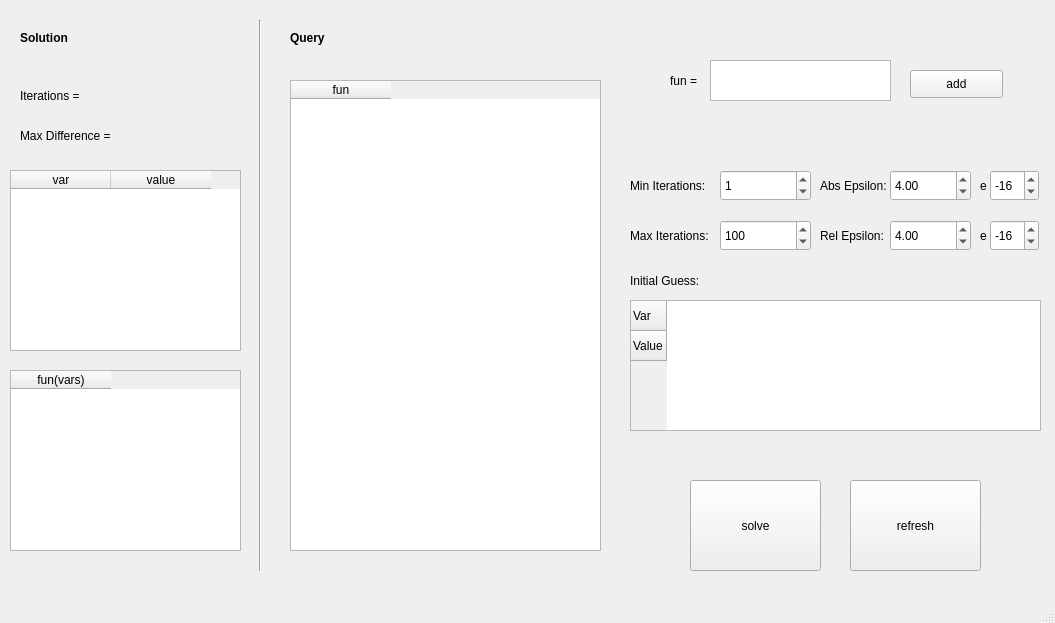
<?xml version="1.0" encoding="UTF-8"?>
<ui version="4.0">
 <class>MainWindow</class>
 <widget class="QMainWindow" name="MainWindow">
  <property name="geometry">
   <rect>
    <x>0</x>
    <y>0</y>
    <width>1055</width>
    <height>623</height>
   </rect>
  </property>
  <property name="windowTitle">
   <string>MainWindow</string>
  </property>
  <widget class="QWidget" name="centralwidget">
   <widget class="QPlainTextEdit" name="plainTextFunctionEdit">
    <property name="geometry">
     <rect>
      <x>710</x>
      <y>60</y>
      <width>181</width>
      <height>41</height>
     </rect>
    </property>
   </widget>
   <widget class="QPushButton" name="addButton">
    <property name="geometry">
     <rect>
      <x>910</x>
      <y>70</y>
      <width>93</width>
      <height>28</height>
     </rect>
    </property>
    <property name="text">
     <string>add</string>
    </property>
   </widget>
   <widget class="QLabel" name="functionLabel">
    <property name="geometry">
     <rect>
      <x>670</x>
      <y>60</y>
      <width>51</width>
      <height>41</height>
     </rect>
    </property>
    <property name="text">
     <string>fun =</string>
    </property>
   </widget>
   <widget class="QTableWidget" name="tableFuncs">
    <property name="geometry">
     <rect>
      <x>290</x>
      <y>80</y>
      <width>311</width>
      <height>471</height>
     </rect>
    </property>
    <column>
     <property name="text">
      <string>fun</string>
     </property>
    </column>
   </widget>
   <widget class="QSpinBox" name="minIterationsSpinBox">
    <property name="geometry">
     <rect>
      <x>720</x>
      <y>170</y>
      <width>91</width>
      <height>31</height>
     </rect>
    </property>
    <property name="maximum">
     <number>999999999</number>
    </property>
    <property name="value">
     <number>1</number>
    </property>
   </widget>
   <widget class="QLabel" name="iterationLabel">
    <property name="geometry">
     <rect>
      <x>630</x>
      <y>170</y>
      <width>91</width>
      <height>31</height>
     </rect>
    </property>
    <property name="text">
     <string>Min Iterations:</string>
    </property>
   </widget>
   <widget class="QDoubleSpinBox" name="absSpinBox">
    <property name="geometry">
     <rect>
      <x>890</x>
      <y>170</y>
      <width>81</width>
      <height>31</height>
     </rect>
    </property>
    <property name="maximum">
     <double>999999999.000000000000000</double>
    </property>
    <property name="value">
     <double>4.000000000000000</double>
    </property>
   </widget>
   <widget class="QLabel" name="absLabel">
    <property name="geometry">
     <rect>
      <x>820</x>
      <y>170</y>
      <width>71</width>
      <height>31</height>
     </rect>
    </property>
    <property name="text">
     <string>Abs Epsilon:</string>
    </property>
   </widget>
   <widget class="QLabel" name="initiaValueLabel">
    <property name="geometry">
     <rect>
      <x>630</x>
      <y>260</y>
      <width>91</width>
      <height>41</height>
     </rect>
    </property>
    <property name="text">
     <string>Initial Guess:</string>
    </property>
    <property name="scaledContents">
     <bool>false</bool>
    </property>
   </widget>
   <widget class="QPushButton" name="solveButton">
    <property name="geometry">
     <rect>
      <x>690</x>
      <y>480</y>
      <width>131</width>
      <height>91</height>
     </rect>
    </property>
    <property name="text">
     <string>solve</string>
    </property>
   </widget>
   <widget class="QSpinBox" name="maxIterationsSpinBox">
    <property name="geometry">
     <rect>
      <x>720</x>
      <y>220</y>
      <width>91</width>
      <height>31</height>
     </rect>
    </property>
    <property name="maximum">
     <number>999999999</number>
    </property>
    <property name="value">
     <number>100</number>
    </property>
   </widget>
   <widget class="QDoubleSpinBox" name="relSpinBox">
    <property name="geometry">
     <rect>
      <x>890</x>
      <y>220</y>
      <width>81</width>
      <height>31</height>
     </rect>
    </property>
    <property name="maximum">
     <double>999999999.000000000000000</double>
    </property>
    <property name="value">
     <double>4.000000000000000</double>
    </property>
   </widget>
   <widget class="QLabel" name="label">
    <property name="geometry">
     <rect>
      <x>630</x>
      <y>220</y>
      <width>91</width>
      <height>31</height>
     </rect>
    </property>
    <property name="text">
     <string>Max Iterations:</string>
    </property>
   </widget>
   <widget class="QLabel" name="relLabel">
    <property name="geometry">
     <rect>
      <x>820</x>
      <y>220</y>
      <width>71</width>
      <height>31</height>
     </rect>
    </property>
    <property name="text">
     <string>Rel Epsilon:</string>
    </property>
   </widget>
   <widget class="QTableWidget" name="initialValuesTable">
    <property name="geometry">
     <rect>
      <x>630</x>
      <y>300</y>
      <width>411</width>
      <height>131</height>
     </rect>
    </property>
    <row>
     <property name="text">
      <string>Var</string>
     </property>
    </row>
    <row>
     <property name="text">
      <string>Value</string>
     </property>
    </row>
   </widget>
   <widget class="QPushButton" name="pushButton">
    <property name="geometry">
     <rect>
      <x>850</x>
      <y>480</y>
      <width>131</width>
      <height>91</height>
     </rect>
    </property>
    <property name="text">
     <string>refresh</string>
    </property>
   </widget>
   <widget class="QLabel" name="label_3">
    <property name="geometry">
     <rect>
      <x>20</x>
      <y>30</y>
      <width>55</width>
      <height>16</height>
     </rect>
    </property>
    <property name="text">
     <string>&lt;html&gt;&lt;head/&gt;&lt;body&gt;&lt;p&gt;&lt;span style=&quot; font-weight:600;&quot;&gt;Solution&lt;/span&gt;&lt;/p&gt;&lt;/body&gt;&lt;/html&gt;</string>
    </property>
   </widget>
   <widget class="QLabel" name="errorLabel">
    <property name="geometry">
     <rect>
      <x>70</x>
      <y>20</y>
      <width>341</width>
      <height>31</height>
     </rect>
    </property>
    <property name="text">
     <string/>
    </property>
   </widget>
   <widget class="QLabel" name="Iterations">
    <property name="geometry">
     <rect>
      <x>20</x>
      <y>80</y>
      <width>91</width>
      <height>31</height>
     </rect>
    </property>
    <property name="text">
     <string>Iterations = </string>
    </property>
   </widget>
   <widget class="QLabel" name="Max_difference">
    <property name="geometry">
     <rect>
      <x>20</x>
      <y>120</y>
      <width>111</width>
      <height>31</height>
     </rect>
    </property>
    <property name="text">
     <string>Max Difference = </string>
    </property>
   </widget>
   <widget class="Line" name="line">
    <property name="geometry">
     <rect>
      <x>250</x>
      <y>20</y>
      <width>20</width>
      <height>551</height>
     </rect>
    </property>
    <property name="orientation">
     <enum>Qt::Vertical</enum>
    </property>
   </widget>
   <widget class="QLabel" name="xVal">
    <property name="geometry">
     <rect>
      <x>30</x>
      <y>300</y>
      <width>55</width>
      <height>16</height>
     </rect>
    </property>
    <property name="text">
     <string/>
    </property>
   </widget>
   <widget class="QLabel" name="yVal">
    <property name="geometry">
     <rect>
      <x>130</x>
      <y>300</y>
      <width>55</width>
      <height>16</height>
     </rect>
    </property>
    <property name="text">
     <string/>
    </property>
   </widget>
   <widget class="QLabel" name="iterationsAns">
    <property name="geometry">
     <rect>
      <x>110</x>
      <y>80</y>
      <width>81</width>
      <height>31</height>
     </rect>
    </property>
    <property name="text">
     <string/>
    </property>
   </widget>
   <widget class="QLabel" name="maxDiffAns">
    <property name="geometry">
     <rect>
      <x>140</x>
      <y>120</y>
      <width>81</width>
      <height>31</height>
     </rect>
    </property>
    <property name="text">
     <string/>
    </property>
   </widget>
   <widget class="QTableWidget" name="tableAns">
    <property name="geometry">
     <rect>
      <x>10</x>
      <y>170</y>
      <width>231</width>
      <height>181</height>
     </rect>
    </property>
    <column>
     <property name="text">
      <string>var</string>
     </property>
    </column>
    <column>
     <property name="text">
      <string>value</string>
     </property>
    </column>
   </widget>
   <widget class="QSpinBox" name="absMagSpinBox">
    <property name="geometry">
     <rect>
      <x>990</x>
      <y>170</y>
      <width>49</width>
      <height>31</height>
     </rect>
    </property>
    <property name="minimum">
     <number>-99</number>
    </property>
    <property name="value">
     <number>-16</number>
    </property>
   </widget>
   <widget class="QSpinBox" name="relMagSpinBox">
    <property name="geometry">
     <rect>
      <x>990</x>
      <y>220</y>
      <width>49</width>
      <height>31</height>
     </rect>
    </property>
    <property name="minimum">
     <number>-99</number>
    </property>
    <property name="value">
     <number>-16</number>
    </property>
   </widget>
   <widget class="QLabel" name="absMagLabel">
    <property name="geometry">
     <rect>
      <x>980</x>
      <y>170</y>
      <width>20</width>
      <height>31</height>
     </rect>
    </property>
    <property name="text">
     <string>e</string>
    </property>
   </widget>
   <widget class="QLabel" name="relMagLabel">
    <property name="geometry">
     <rect>
      <x>980</x>
      <y>220</y>
      <width>20</width>
      <height>31</height>
     </rect>
    </property>
    <property name="text">
     <string>e</string>
    </property>
   </widget>
   <widget class="QTableWidget" name="tableEval">
    <property name="geometry">
     <rect>
      <x>10</x>
      <y>370</y>
      <width>231</width>
      <height>181</height>
     </rect>
    </property>
    <column>
     <property name="text">
      <string>fun(vars)</string>
     </property>
    </column>
   </widget>
   <widget class="QLabel" name="label_4">
    <property name="geometry">
     <rect>
      <x>290</x>
      <y>30</y>
      <width>55</width>
      <height>16</height>
     </rect>
    </property>
    <property name="text">
     <string>&lt;html&gt;&lt;head/&gt;&lt;body&gt;&lt;p&gt;&lt;span style=&quot; font-weight:600;&quot;&gt;Query&lt;/span&gt;&lt;/p&gt;&lt;/body&gt;&lt;/html&gt;</string>
    </property>
   </widget>
  </widget>
  <widget class="QStatusBar" name="statusbar"/>
 </widget>
 <resources/>
 <connections/>
</ui>
